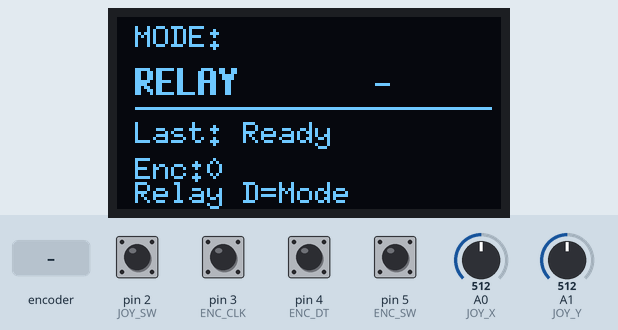
This sketch was run on a simulated Arduino Uno, built with avr-gcc and run on an emulated ATmega328P. On the bench: 128×64 one-colour display. The test bench sets the inputs (shaded band); at power-on: pin 2 (JOY_SW), pin 3 (ENC_CLK), pin 4 (ENC_DT), pin 5 (ENC_SW) HIGH, A0 (JOY_X) = 512, A1 (JOY_Y) = 512. What the sketch prints to the serial monitor is not drawn.

Above: at 1.6 s.
1.7 s: rotary encoder on pin 3 (ENC_CLK) / pin 4 (ENC_DT) turned 1 step (first pin leading)
At 2.32 s:
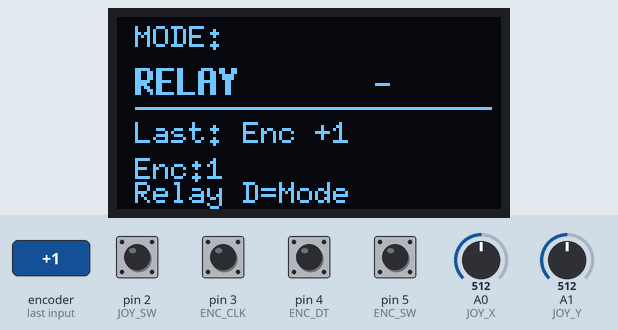
4.8 s: pin 2 (JOY_SW) pulled LOW for 1 s
At 6.11 s:
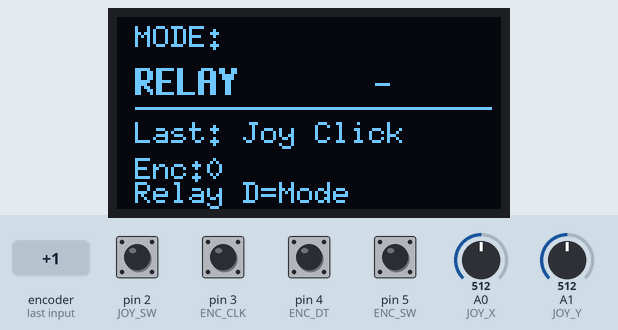
Timing chart, 0 to 7.8 s (numbered marks = the images above; inputs shaded):
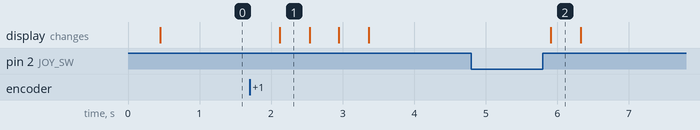

Measured:
- after the input at 1.7 s, the display: changes after 0.42 s (image 1)
- after the input at 4.8 s, the display: changes after 1.1 s (image 2)
- what the display in image 1 shows lasts 0.4 s, from 2.1 s to 2.5 s

The sketch:

BridgeBox.ino
```cpp
// Bridge Box Mk1 - Button Heavy + OLED + Joystick + Encoder + Keypad
// Uses U8g2 (works on your 0x3C SSD1306) - not Adafruit (was noisy)
// Board: Uno CH340 COM3
// Wiring: OLED GND/VCC SDA:A4 SCL:A5 | Joystick A0/A1/D2 | Encoder D3/D4/D5 | Keypad D6-D13

#include <Wire.h>
#include <U8g2lib.h>
#include <Keypad.h>

U8G2_SSD1306_128X64_NONAME_1_HW_I2C u8g2(U8G2_R0, U8X8_PIN_NONE);

// Joystick
const int JOY_X = A0;
const int JOY_Y = A1;
const int JOY_SW = 2;

// Encoder KY-040
const int ENC_CLK = 3;
const int ENC_DT  = 4;
const int ENC_SW  = 5;

// Keypad 4x4
const byte ROWS = 4, COLS = 4;
char keys[ROWS][COLS] = {
  {'*','0','#','D'},
  {'7','8','9','C'},
  {'4','5','6','B'},
  {'1','2','3','A'}
};
byte rowPins[ROWS] = {6,7,8,9};
byte colPins[COLS] = {10,11,12,13};
Keypad keypad = Keypad(makeKeymap(keys), rowPins, colPins, ROWS, COLS);

// Modes - only Helm + Relay for today's mission
const char* MODES[] = {"RELAY", "HELM"};
const int MODE_COUNT = 2;
int modeIdx = 0;
String lastKey = "-";
String lastAction = "Ready";
int encPos = 0;
int lastEncPos = 0;
int lastCLK = HIGH;
unsigned long lastEncTime = 0, lastJoySend = 0, helpUntil = 0;
bool displayHelp = false;
bool helmSpeedEnabled = true;
bool helmTurnEnabled = true;

void setup() {
  Serial.begin(115200);
  pinMode(JOY_SW, INPUT_PULLUP);
  pinMode(ENC_CLK, INPUT_PULLUP);
  pinMode(ENC_DT, INPUT_PULLUP);
  pinMode(ENC_SW, INPUT_PULLUP);
  lastCLK = digitalRead(ENC_CLK);
  u8g2.begin();
  drawMain();
  Serial.print("M:"); Serial.println(MODES[modeIdx]);
  Serial.println("BridgeBox Ready U8G2 - 115200");
}

void loop() {
  char k = keypad.getKey();
  if (k) {
    lastKey = String(k);
    // Helm thrust/turn toggles - 9 and C
    if (modeIdx==1 && k=='9') { // HELM is index 1 now (RELAY 0, HELM 1)
      helmSpeedEnabled = !helmSpeedEnabled;
      lastAction = helmSpeedEnabled ? "Thrust ON" : "Thrust OFF";
      Serial.print("K:"); Serial.println(k);
      drawMain(); return;
    }
    if (modeIdx==1 && k=='C') {
      helmTurnEnabled = !helmTurnEnabled;
      lastAction = helmTurnEnabled ? "Turn ON" : "Turn OFF";
      Serial.print("K:"); Serial.println(k);
      drawMain(); return;
    }
    if (k == 'D') {
      cycleMode();
    } else if (k == '#') {
      displayHelp = !displayHelp;
      helpUntil = millis() + 4000;
      lastAction = displayHelp ? "Help ON" : "Help OFF";
      Serial.println("K:#");
    } else {
      Serial.print("K:"); Serial.println(k);
      lastAction = String("Key ") + k;
      if (displayHelp) helpUntil = millis() + 4000;
    }
    drawMain();
  }

  int clk = digitalRead(ENC_CLK);
  if (clk != lastCLK) {
    if (digitalRead(ENC_DT) != clk) encPos++; else encPos--;
    if (millis() - lastEncTime > 30) {
      int diff = encPos - lastEncPos;
      if (diff != 0) {
        Serial.print("E:"); Serial.println(diff);
        lastEncPos = encPos;
        lastAction = String("Enc ") + (diff>0?"+":"") + diff;
        lastEncTime = millis();
        drawMain();
      }
    }
  }
  lastCLK = clk;

  static unsigned long encDown = 0; static bool encWasDown=false;
  if (digitalRead(ENC_SW)==LOW && !encWasDown){ encDown=millis(); encWasDown=true; }
  if (digitalRead(ENC_SW)==HIGH && encWasDown){
    encWasDown=false;
    if (millis()-encDown < 600){ cycleMode(); Serial.println("E:BTN"); lastAction="Enc Click"; drawMain(); }
  }

  // Ghost-joystick filter - ignore floating A0/A1 until a real stick is seen centred
  static bool hasJoystick = false;
  static int stableCount = 0;
  int x = analogRead(JOY_X), y = analogRead(JOY_Y);
  bool joyBtn = digitalRead(JOY_SW)==LOW;
  static int lastX=512, lastY=512; static bool lastJoyBtn=false;
  if (!hasJoystick) {
    // look for centred stick (400-624) for 10 consecutive loops
    if (x>400 && x<624 && y>400 && y<624) stableCount++; else stableCount=0;
    if (stableCount>10) hasJoystick=true;
  }
  if (hasJoystick) {
    if (hasJoystick && millis() - lastJoySend > 50) {
      // always stream while joystick is armed - so centre releases held keys on Python side
      Serial.print("J:"); Serial.print(x); Serial.print(","); Serial.print(y); Serial.print(","); Serial.println(joyBtn?1:0);
      lastX=x; lastY=y; lastJoySend=millis();
      bool moved = abs(x-512)>80 || abs(y-512)>80;
      lastAction = moved ? (joyBtn ? "Joy BTN" : "Joy Move") : "Ready";
      drawMain();
    } else if (!hasJoystick && millis() - lastJoySend > 100) {
      // quiet until armed - don't spam
    }
    if (joyBtn != lastJoyBtn){
      if (joyBtn){ Serial.println("J:BTN"); lastAction="Joy Click"; drawMain(); }
      lastJoyBtn=joyBtn;
    }
  } else {
    // keep joystick pins quiet until you plug it - show Ready, not Joy Move
    lastJoyBtn = joyBtn;
  }
  if (displayHelp && millis() > helpUntil){ displayHelp=false; drawMain(); }
}

void cycleMode(){
  modeIdx = (modeIdx+1)%MODE_COUNT;
  Serial.print("M:"); Serial.println(MODES[modeIdx]);
  lastAction = String(MODES[modeIdx]);
  displayHelp=true; helpUntil=millis()+3000;
}

const int XOFF = 6;
void drawMain(){
  u8g2.firstPage();
  do{
    u8g2.setFont(u8g2_font_6x10_tr);
    u8g2.drawStr(XOFF,10,"MODE:");
    u8g2.setFont(u8g2_font_7x13B_tr);
    u8g2.drawStr(XOFF,26,MODES[modeIdx]);
    u8g2.setFont(u8g2_font_6x10_tr);
    u8g2.drawStr(80+XOFF,26,lastKey.c_str());
    u8g2.drawLine(XOFF,30,124,30);
    if(displayHelp){
      drawHelpInner();
    } else {
      u8g2.drawStr(XOFF,42, ("Last: "+lastAction).c_str());
      if(modeIdx==1){ // HELM - show thrust/turn locks
        char buf[32]; snprintf(buf,sizeof(buf),"Thr:%s Tur:%s", helmSpeedEnabled?"ON":"OFF", helmTurnEnabled?"ON":"OFF");
        u8g2.drawStr(XOFF,54,buf);
        u8g2.drawStr(XOFF,62,"9:Thr C:Turn D:Mode");
      } else {
        char buf[20]; snprintf(buf,sizeof(buf),"Enc:%d",encPos);
        u8g2.drawStr(XOFF,54,buf);
        u8g2.drawStr(XOFF,62,"Relay D=Mode");
      }
    }
  } while(u8g2.nextPage());
}
void drawHelpInner(){
  if(modeIdx==0){ // RELAY
    u8g2.drawStr(XOFF,42,"1:RED 2:YEL 3:Reset");
    u8g2.drawStr(XOFF,52,"0:CallFC A:Hold");
    u8g2.drawStr(XOFF,62,"D:Mode");
  } else { // HELM
    u8g2.drawStr(XOFF,42,"Joy:Steer+Thrust");
    u8g2.drawStr(XOFF,52,"9:Thr  C:Turn 0:Dock");
    u8g2.drawStr(XOFF,62,"Click:Imp/Warp D:Mode");
  }
}
```
